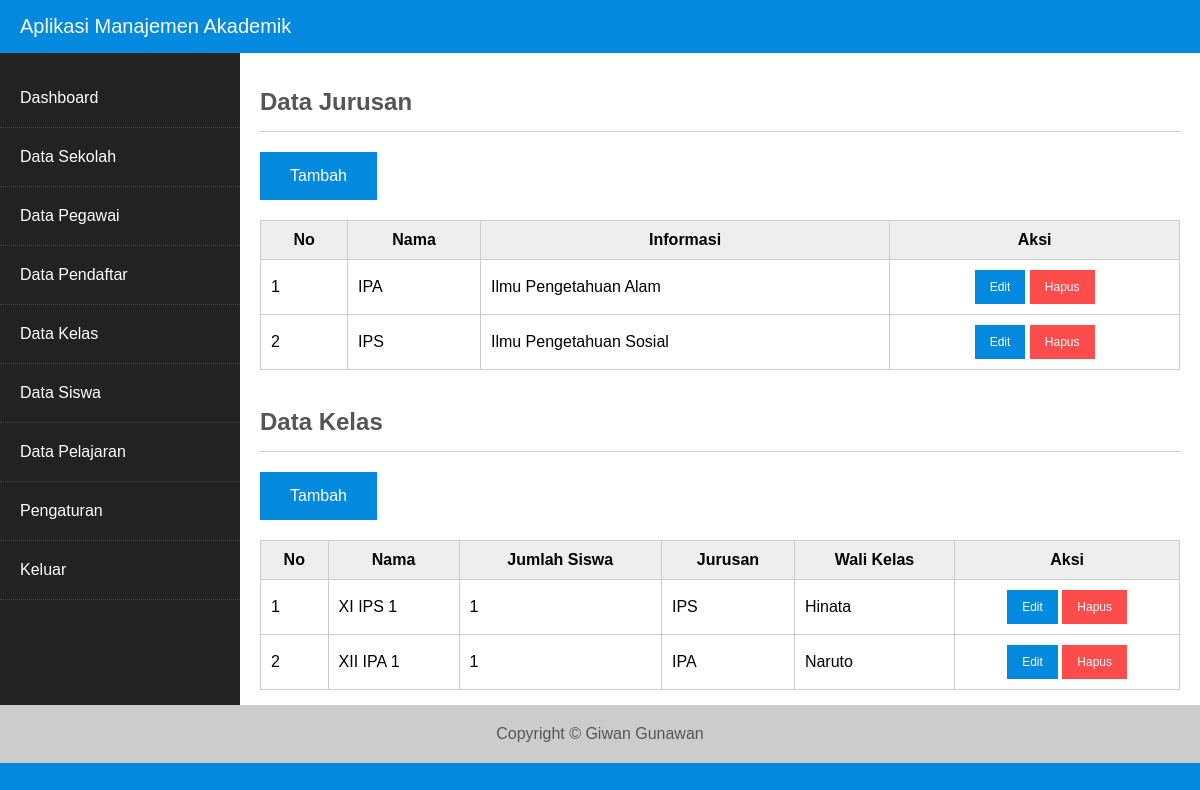
/index.php?hal=kelas (signed in), run on the app's committed database.
### tables this page shows
CREATE TABLE `t_jurusan` (
  `ID_Jurusan` char(1) NOT NULL,
  `Nama` char(5) NOT NULL,
  `Informasi` char(40) DEFAULT NULL,
  PRIMARY KEY (`ID_Jurusan`)
);

CREATE TABLE `t_kelas` (
  `ID_Kelas` char(6) NOT NULL,
  `Nama` char(15) NOT NULL,
  `Jumlah_Siswa` int(2) NOT NULL,
  `Jurusan` char(1) NOT NULL,
  `NIP_WaliKelas` char(16) NOT NULL,
  PRIMARY KEY (`ID_Kelas`),
  KEY `FK_JurusanKelas` (`Jurusan`),
  KEY `FK_Walikelas` (`NIP_WaliKelas`),
  CONSTRAINT `FK_JurusanKelas` FOREIGN KEY (`Jurusan`) REFERENCES `t_jurusan` (`ID_Jurusan`) ON DELETE CASCADE ON UPDATE CASCADE,
  CONSTRAINT `FK_Walikelas` FOREIGN KEY (`NIP_WaliKelas`) REFERENCES `t_pegawai` (`NIP`) ON DELETE CASCADE ON UPDATE CASCADE
);

CREATE TABLE `t_pegawai` (
  `NIP` char(16) NOT NULL,
  `Nama` char(30) NOT NULL,
  `Alamat` char(30) NOT NULL,
  `Nomor_Telepon` char(13) NOT NULL,
  `Jenis_Kelamin` char(1) NOT NULL,
  `Jabatan` char(20) NOT NULL,
  `Golongan` char(5) NOT NULL,
  PRIMARY KEY (`NIP`)
);

### content/kelas.php (the view, shortened to what this page needs)
<h2 class="judul">Data Jurusan</h2>
<a class="tombol" href="?hal=jurusan_tambah">Tambah</a>
<table class="table">
   <thead>
      <tr>
         <th>No</th>
         <th>Nama</th>
         <th>Informasi</th>
         <th>Aksi</th>
      </tr>
   </thead>
   <tbody>
   <?php
   $query = mysqli_query($con, "SELECT * FROM t_jurusan");
   $no = 0;
   while($data = mysqli_fetch_array($query)){
      $no++;
?>
      <tr>
         <td><?= $no ?></td>
         <td><?= $data['Nama'] ?></td>
         <td><?= $data['Informasi'] ?></td>
         <td><center>
            <a class="tombol edit" href="?hal=jurusan_edit&id=<?= $data['ID_Jurusan'] ?>"> Edit </a>
            <a class="tombol hapus" href="?hal=jurusan_hapus&id=<?= $data['ID_Jurusan'] ?>"> Hapus </a>
         </td>
     </tr>
<?php
   }
?>
   </tbody>
</table>
<br>
<h2 class="judul">Data Kelas</h2>
<a class="tombol" href="?hal=kelas_tambah">Tambah</a>
<table class="table">
   <thead>
      <tr>
         <th>No</th>
         <th>Nama</th>
         <th>Jumlah Siswa</th>
         <th>Jurusan</th>
         <th>Wali Kelas</th>
         <th>Aksi</th>
      </tr>
   </thead>
   <tbody>
   <?php
   $query2 = mysqli_query($con, "SELECT t_kelas.ID_Kelas, t_kelas.Nama , t_kelas.Jumlah_Siswa, t_jurusan.Nama AS Jurusan, t_pegawai.Nama AS Wali FROM t_kelas
                                 INNER JOIN t_jurusan ON t_kelas.Jurusan=t_jurusan.ID_Jurusan
                                 INNER JOIN t_pegawai ON t_kelas.NIP_WaliKelas=t_pegawai.NIP
                                 ORDER BY t_kelas.Jurusan DESC");
   $no2 = 0;
   while($data2 = mysqli_fetch_array($query2)){
      $no2++;
?>
      <tr>
         <td><?= $no2 ?></td>
         <td><?= $data2['Nama'] ?></td>
         <td><?= $data2['Jumlah_Siswa'] ?></td>
         <td><?= $data2['Jurusan'] ?></td>
         <td><?= $data2['Wali'] ?></td>
         <td><center>
            <a class="tombol edit" href="?hal=kelas_edit&id=<?= $data2['ID_Kelas'] ?>"> Edit </a>
            <a class="tombol hapus" href="?hal=kelas_hapus&id=<?= $data2['ID_Kelas'] ?>"> Hapus </a>
         </td>
     </tr>
<?php
   }
?>
   </tbody>
</table>

### index.php (shortened to what this page needs)
<?php
  if(empty($_SESSION['username']) or empty($_SESSION['password'])){
     echo "<p align='center'> Anda harus login terlebih dahulu!</p>";
     echo "<meta http-equiv='refresh' content='2; url=login.php'>";
  }else{
?>
<!DOCTYPE HTML>
<html>
   <head>
      <link rel="stylesheet" href="css/style.css">
   </head>
   <body>
      <header>
         Aplikasi Manajemen Akademik
      </header>
      <div class="container">
         <aside>
            <ul class="menu">
               <li> <a href="?hal=dashboard" class="aktif">Dashboard</a> </li>
               <li> <a href="?hal=sekolah" class="aktif">Data Sekolah</a> </li>
               <li> <a href="?hal=pegawai" class="aktif">Data Pegawai</a> </li>
               <li> <a href="?hal=pendaftar" class="aktif">Data Pendaftar</a> </li>
               <li> <a href="?hal=kelas" class="aktif">Data Kelas</a> </li>
               <li> <a href="?hal=siswa" class="aktif">Data Siswa</a> </li>
               <li> <a href="?hal=pelajaran" class="aktif">Data Pelajaran</a> </li>
               <li> <a href="?hal=user" class="aktif">Pengaturan</a> </li>
               <li> <a href="logout.php">Keluar</a> </li>
            </ul>
         </aside>
         <section class="main">
            <?php include "konten.php"; ?>
         </section>
      </div>
      <footer>
         Copyright &copy; Giwan Gunawan
      </footer>
   </body>
</html>
<?php
   }
?>

### konten.php (shortened to what this page needs)
<?php
   $halaman = array("dashboard",
                     "sekolah","sekolah_update",
                     "pendaftar","pendaftar_tambah", "pendaftar_insert","pendaftar_edit", "pendaftar_update","pendaftar_hapus",
                     "kelas",
                     "pegawai", "pegawai_tambah", "pegawai_insert","pegawai_edit", "pegawai_update","pegawai_hapus",
                     "pelajaran",
                     "nilai",
                     "siswa",
                     "user","user_tambah", "user_insert","user_edit", "user_update","user_hapus");
   if(isset($_GET['hal'])) $hal = $_GET['hal'];
   else $hal = "dashboard";
   foreach($halaman as $h){
      if($hal == $h){
         include "content/$h.php";
         break;
      }
   }
?>

### css/style.css (style rules this page uses)
* { box-sizing: border-box; }
body { font-family: Arial; margin: 0; background: #038ade; }
.container { display: flex; flex-wrap: wrap; justify-content: center; }
header { background: #038ade; color: #fff; padding: 15px 20px; font-size: 20px; }
aside { flex: 20%; background: #222; }
section.main { flex: 80%; background: #fff; min-height: 530px; padding: 15px 20px; }
footer { background: #ccc; color: #555; padding: 20px; text-align: center; }
.menu { padding: 0; }
.menu li { border-bottom: 1px dotted #444; }
.menu a { display: block; padding: 20px 20px; list-style: none; color: #fff; text-decoration: none; }
.judul { color: #555; border-bottom: 1px solid #ccc; padding-bottom: 15px; }
.table { width: 100%; margin-top: 20px; border-collapse: collapse; }
.table th, .table td { border: 1px solid #ccc; padding: 10px; }
.table th { background: #eee; }
.tombol { display: inline-block; max-width: 150px; padding: 15px 30px; color: #fff; text-decoration: none; background: #038ade; cursor: pointer; }
.tombol.edit, .tombol.hapus { padding: 10px 15px; font-size: 12px; }
.tombol.hapus { background: #fc4c4c; }

### data on the page
t_jurusan: Nama "IPA", Informasi "Ilmu Pengetahuan Alam"
t_jurusan: Nama "IPS", Informasi "Ilmu Pengetahuan Sosial"
t_kelas: Nama "XI IPS 1", Jumlah_Siswa "1", Jurusan.Nama "IPS", NIP_WaliKelas.Nama "Hinata"
t_kelas: Nama "XII IPA 1", Jumlah_Siswa "1", Jurusan.Nama "IPA", NIP_WaliKelas.Nama "Naruto"
